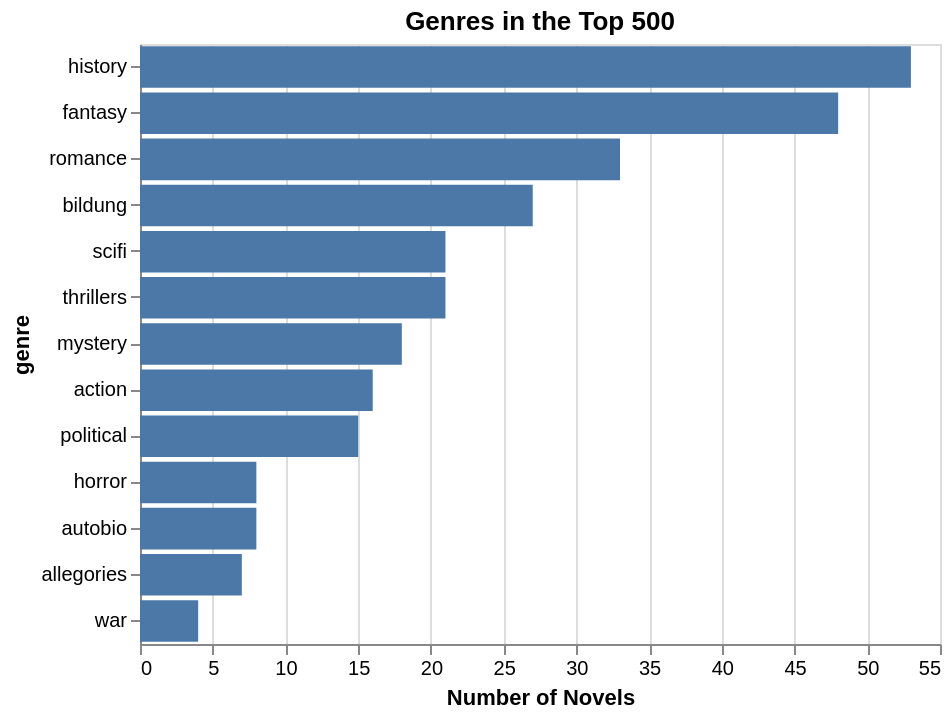

Notebook source saved alongside this figure:
### Markdown cell above
## Genre patterns in the top novels

### Code cell
alt.Chart(novels_df[novels_df["genre"] != "na"]).mark_bar().encode(
    x=alt.X("count():Q", title="Number of Novels"),
    y=alt.Y("genre:N", sort="-x")
).properties(title="Genres in the Top 500", width=400, height=300)

### Figure 1 — Vega-Lite specification as saved in the notebook (floating-point values rounded to 4 significant figures; data arrays with more than 128 entries replaced by an {"elided": "..."} marker saying what was removed)
{"config": {"view": {"continuousWidth": 300, "continuousHeight": 300}}, "data": {"name": "data-1339d35c8e4a677d1360601352281bc9"}, "mark": {"type": "bar"}, "encoding": {"x": {"aggregate": "count", "title": "Number of Novels", "type": "quantitative"}, "y": {"field": "genre", "sort": "-x", "type": "nominal"}}, "height": 300, "title": "Genres in the Top 500", "width": 400, "$schema": "https://vega.github.io/schema/vega-lite/v6.4.1.json", "datasets": {"data-1339d35c8e4a677d1360601352281bc9": {"elided": "279 records"}}}
